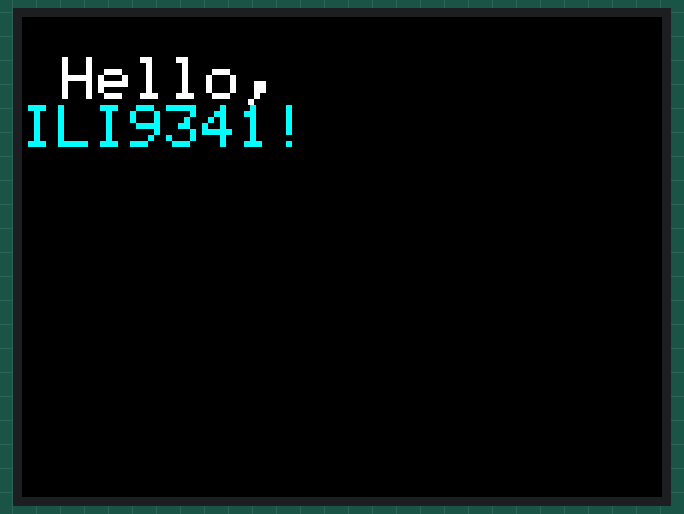
Simulated run of this sketch. Board: Arduino Uno, built with avr-gcc and run on an emulated ATmega328P. On the bench: 320×240 colour display.

Above: at 0.3 s.

The sketch:

example_1.ino
```cpp
// Initializes the ILI9341 using the Adafruit_ILI9341 and Adafruit_GFX libraries, sets rotation, clears the screen, and prints multi-colored text ('Hello, ILI9341!').
//
// Buy this module: https://shillehtek.com/products/2-8-spi-tft-lcd-touch-screen-module-240x320-ili9341-for-arduino
// Full manual: https://shillehtek.com/blogs/shillehtek-product-manuals/2-8-spi-tft-lcd-touch-screen-module-240x320-ili9341-for-arduino-manual
// More examples: https://github.com/shillehbean/shillehtek-examples
//

// Install: Adafruit ILI9341 + Adafruit GFX Library

#include <SPI.h>
#include <Adafruit_GFX.h>
#include <Adafruit_ILI9341.h>

#define TFT_CS   10
#define TFT_DC    9
#define TFT_RST   8

Adafruit_ILI9341 tft = Adafruit_ILI9341(TFT_CS, TFT_DC, TFT_RST);

void setup() {
  tft.begin();
  tft.setRotation(1);
  tft.fillScreen(ILI9341_BLACK);

  tft.setCursor(20, 20);
  tft.setTextColor(ILI9341_WHITE);
  tft.setTextSize(3);
  tft.println("Hello,");
  tft.setTextColor(ILI9341_CYAN);
  tft.println("ILI9341!");
}

void loop() {}
```
